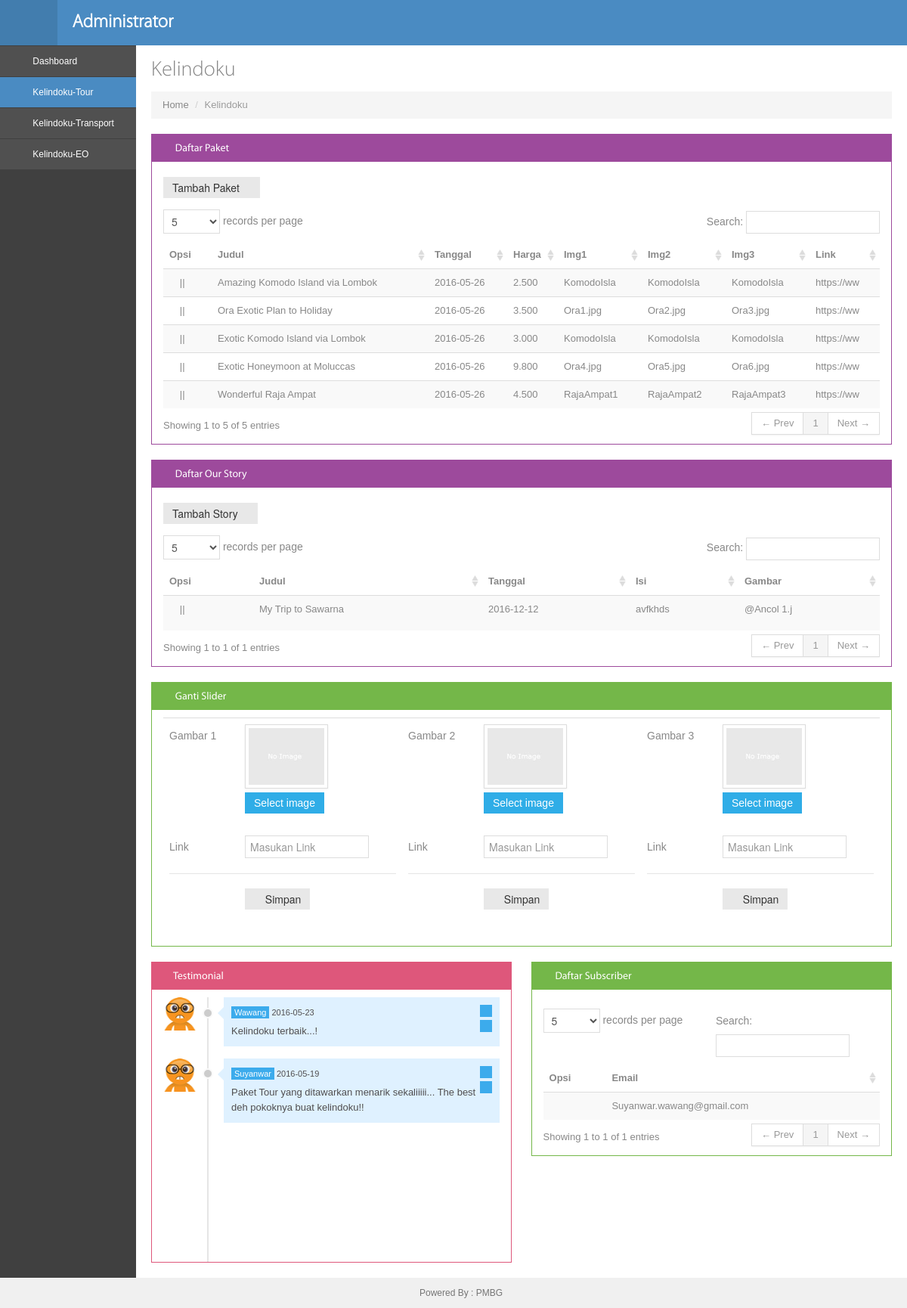
Page /administrator/article.php (signed in) on the committed database.
### tables this page shows
CREATE TABLE `article` (
  `article_id` int(11) NOT NULL,
  `judul` varchar(50) NOT NULL,
  `isi` text NOT NULL,
  `tanggal` date NOT NULL,
  `harga` float(10,3) NOT NULL,
  `fasilitas` text NOT NULL,
  `extras` text NOT NULL,
  `perkap` text NOT NULL,
  `rundown` text NOT NULL,
  `gambar1` varchar(50) NOT NULL,
  `gambar2` varchar(50) NOT NULL,
  `gambar3` varchar(50) NOT NULL,
  `link` varchar(100) NOT NULL
);

CREATE TABLE `story` (
  `story_id` int(11) NOT NULL,
  `judul` varchar(30) NOT NULL,
  `tanggal` date NOT NULL,
  `isi` text NOT NULL,
  `gambar` varchar(50) NOT NULL
);

CREATE TABLE `kritik_saran` (
  `isi_id` int(5) NOT NULL,
  `nama` varchar(50) NOT NULL,
  `isi` longtext NOT NULL,
  `email` varchar(50) NOT NULL,
  `tanggal` date NOT NULL,
  `enabled` tinyint(1) NOT NULL
);

CREATE TABLE `subscribers` (
  `id` int(11) NOT NULL,
  `email` varchar(100) NOT NULL
);

### administrator/article.php (the view, shortened to what this page needs)
<!DOCTYPE html>
<?php
include 'aksi_admin/session.php';
 ?>
<head>
<link href=assets/bootstrap/css/bootstrap.min.css rel=stylesheet />
<link href=assets/bootstrap/css/bootstrap-responsive.min.css rel=stylesheet />
<link href=assets/bootstrap/css/bootstrap-fileupload.css rel=stylesheet />
<link href=assets/font-awesome/css/font-awesome.css rel=stylesheet />
<link href=css/style.css rel=stylesheet />
<link href=css/style-responsive.css rel=stylesheet />
<link href=css/style-default.css rel=stylesheet id=style_color />
<link rel=stylesheet href=assets/data-tables/DT_bootstrap.css />
</head>
<body class=fixed-top>
<div id=header class="navbar navbar-inverse navbar-fixed-top">
<div class=navbar-inner>
<div class=container-fluid>
<div class="sidebar-toggle-box hidden-phone">
<div class=icon-reorder></div>
</div>
<a class=brand href=dashboard.php>
<h3 class=sub-menu>Administrator</h3>
</a>
<div id=top_menu class="nav notify-row">
<ul class="nav top-menu">
</ul>
</div>
<div class=top-nav>
<ul class="nav pull-right top-menu">
<li class="dropdown mtop5">
<a class="dropdown-toggle element" data-placement=bottom data-toggle=tooltip href=aksi_admin/aksi_logout.php data-original-title=Keluar>
<i class=icon-off></i>
</a>
</li>
</ul>
</div>
</div>
</div>
</div>
<div id=container class=row-fluid>
<div class=sidebar-scroll>
<div id=sidebar class="nav-collapse collapse">
<ul class=sidebar-menu>
<li class=sub-menu>
<a class href=dashboard.php>
<i class=icon-dashboard></i>
<span>Dashboard</span>
</a>
</li>
<li class="sub-menu active">
<a href=article.php class>
<i class=icon-book></i>
<span>Kelindoku-Tour</span>
</a>
</li>
<li class=sub-menu>
<a href=mobil.php class>
<i class=icon-plane></i>
<span>Kelindoku-Transport</span>
</a>
</li>
<li class=sub-menu>
<a href=eo.php class>
<i class=icon-camera></i>
<span>Kelindoku-EO</span>
</a>
</li>
</ul>
</div>
</div>
</div>
<div id=main-content>
<div class=container-fluid>
<div class=row-fluid>
<div class=span12>
<h3 class=page-title>
Kelindoku
</h3>
<ul class=breadcrumb>
<li>
<a href=dashboard.php>Home</a>
<span class=divider>/</span>
</li>
<li class=active>
Kelindoku
</li>
</ul>
</div>
</div>
<div class=row-fluid>
<div class=span12>
<div class="widget purple">
<div class=widget-title>
<h4><i class=icon-reorder></i> Daftar Paket</h4>
<span class=tools>
<a href=javascript: class=icon-chevron-down></a>
</span>
</div>
<div class=widget-body>
<div>
<div class=clearfix>
<a href=tambah_posting/tambah_article.php>
<div class=btn-group>
<button class="btn green">
Tambah Paket <i class=icon-plus></i>
</button>
</div>
</a>
<div class=space15></div><div style=overflow-x:auto;overflow-y:hidden>
<table class="table table-striped table-hover" id=editable-sample>
<thead>
<tr>
<th>Opsi</th>
<th>Judul</th>
<th>Tanggal</th>
<th>Harga</th>
<th>Img1</th>
<th>Img2</th>
<th>Img3</th>
<th>Link</th>
</tr>
</thead>
<tbody>
<?php
                                     $sql = mysqli_query($connection, "SELECT * FROM article ORDER BY article_id DESC");
                    while ($data = mysqli_fetch_array($sql)){
                      $harga = $data['harga'];
                      $img1 = $data['gambar1'];
                      $img2 = $data['gambar2'];
                      $img3 = $data['gambar3'];
                      $link = $data['link'];
                      $A2=substr($harga, 0, 10);
                      $A7=substr($img1, 0, 10);
                      $A8=substr($img2, 0, 10);
                      $A9=substr($img3, 0, 10);
                      $A3=substr($link, 0, 10);
                    ?>
<tr class>
<td><a href="edit_posting/edit_article.php?id=<?php echo $data['article_id']; ?>"><b class=icon-pencil></b></a> ||
<a href="aksi_admin/aksi_hapus_article.php?id=<?php echo $data['article_id'];?>"><b class=icon-trash></b></a></td>
<td><?php echo $data['judul']; ?></td>
<td><?php echo $data['tanggal']; ?></td>
<td><?php echo $A2; ?></td>
<td><?php echo $A7; ?></td>
<td><?php echo $A8; ?></td>
<td><?php echo $A9; ?></td>
<td><?php echo $A3; ?></td>
</tr>
<?php
                    }
                    ?>
</tbody>
</table></div>
</div>
</div>
</div>
</div>
</div>
</div>
<div class=row-fluid>
<div class=span12>
<div class="widget purple">
<div class=widget-title>
<h4><i class=icon-reorder></i> Daftar Our Story</h4>
<span class=tools>
<a href=javascript: class=icon-chevron-down></a>
</span>
</div>
<div class=widget-body>
<div>
<div class=clearfix>
<a href=tambah_posting/tambah_tips.php>
<div class=btn-group>
<button class="btn green">
Tambah Story <i class=icon-plus></i>
</button>
</div>
</a>
<div class=space15></div><div style=overflow-x:auto;overflow-y:hidden>
<table class="table table-striped table-hover" id=editable-sample1>
<thead>
<tr>
<th>Opsi</th>
<th>Judul</th>
<th>Tanggal</th>
<th>Isi</th>
<th>Gambar</th>
</tr>
</thead>
<tbody>
<?php
                                     $query1 = mysqli_query($connection, "SELECT * FROM story ORDER BY story_id DESC");
                    while ($data = mysqli_fetch_array($query1)){
                      $isi = $data['isi'];
                      $potong_text=substr($isi, 0, 10);
                      $isi2 = $data['gambar'];
                      $potong_text2=substr($isi2, 0, 10);
                    ?>
<tr class>
<td><a href="edit_posting/edit_tips.php?id=<?php echo $data['story_id']; ?>"><b class=icon-pencil></b></a> ||
<a href="aksi_admin/aksi_hapus_tips.php?id=<?php echo $data['story_id'];?>"><b class=icon-trash></b></a></td>
<td><?php echo $data['judul']; ?></td>
<td><?php echo $data['tanggal']; ?></td>
<td><?php echo $potong_text; ?></td>
<td><?php echo $potong_text2; ?></td>
</tr>
<?php
                    }
                    ?>
</tbody>
</table></div>
</div>
</div>
</div>
</div>
</div>
</div>
<div class=row-fluid>
<div class=span12>
<div class="widget green">
<div class=widget-title>
<h4><i class=icon-reorder></i> Ganti Slider</h4>
<span class=tools>
<a href=javascript: class=icon-chevron-down></a>
</span>
</div>
<div class=widget-body><div style=overflow-x:auto;overflow-y:hidden><table class=table>
<td>
<form name=ganti_slider action=aksi_admin/aksi_ganti_slider.php class=form-horizontal method=POST enctype=multipart/form-data>
<div class=control-group>
<label class=control-label>Gambar 1</label>
<div class=controls>
<div class="fileupload fileupload-new" data-provides=fileupload>
<div class="fileupload-new thumbnail" style=width:100px;height:75px><img src=img/demoUpload.jpg alt /></div>
<div>
<span class="btn btn-file btn-primary">
<span class=fileupload-new>Select image</span>
</span>
</div>
</div>
</div>
</div>
<label class=control-label>Link</label>
<div class=controls>
<input type=text placeholder="Masukan Link" class=input-medium name=link />
</div>
<div class=form-actions>
<button type=submit name=simpan class="btn blue"><i class=icon-ok></i> Simpan</button>
</div>
</form></td><td>
<form name=ganti_slider action=aksi_admin/aksi_ganti_slider.php class=form-horizontal method=POST enctype=multipart/form-data>
<div class=control-group>
<label class=control-label>Gambar 2</label>
<div class=controls>
<div class="fileupload fileupload-new" data-provides=fileupload>
<div class="fileupload-new thumbnail" style=width:100px;height:75px><img src=img/demoUpload.jpg alt /></div>
<div>
<span class="btn btn-file btn-primary">
<span class=fileupload-new>Select image</span>
</span>
</div>
</div>
</div>
</div>
<label class=control-label>Link</label>
<div class=controls>
<input type=text placeholder="Masukan Link" class=input-medium name=link />
</div>
<div class=form-actions>
<button type=submit name=simpan class="btn blue"><i class=icon-ok></i> Simpan</button>
</div>
</form></td><td>
<form name=ganti_slider action=aksi_admin/aksi_ganti_slider.php class=form-horizontal method=POST enctype=multipart/form-data>
<div class=control-group>
<label class=control-label>Gambar 3</label>
<div class=controls>
<div class="fileupload fileupload-new" data-provides=fileupload>
<div class="fileupload-new thumbnail" style=width:100px;height:75px><img src=img/demoUpload.jpg alt /></div>
<div>
<span class="btn btn-file btn-primary">
<span class=fileupload-new>Select image</span>
</span>
</div>
</div>
</div>
</div>
<label class=control-label>Link</label>
<div class=controls>
<input type=text placeholder="Masukan Link" class=input-medium name=link />
</div>
<div class=form-actions>
<button type=submit name=simpan class="btn blue"><i class=icon-ok></i> Simpan</button>
</div>
</form></td>
</table></div></div>
</div>
</div>
</div>
<div class=row-fluid>
<div class=span6>
<div class="widget red scr">
<div class="widget-title scrol">
<h4><i class=icon-comments-alt></i>Testimonial</h4>
<span class=tools>
<a href=javascript: class=icon-chevron-down></a>
</span>
</div>
<div class=widget-body>
<div class="timeline-messages scroll">
<?php
                                     $query = mysqli_query($connection, "SELECT * FROM kritik_saran ORDER BY isi_id DESC", MYSQLI_USE_RESULT);
                    while ($data = mysqli_fetch_array($query, MYSQLI_BOTH)){
                    ?>
<div class=msg-time-chat>
<a class=message-img href=#><img alt src=img/emo.png class=avatar></a>
<div class="message-body msg-out">
<span class=arrow></span>
<div class=text>
<p class=attribution><a href=#><?php echo $data['nama'] ?></a> <?php echo $data['tanggal'] ?>
<a class="hapus-a hapus" href="aksi_admin/aksi_hapus_kritik_saran.php?id=<?php echo $data['isi_id'];?>"><b class="icon-trash hapus"></b> </a><br />
<a class="hapus-a hapus" href="aksi_admin/aksi_aktif_kritik_saran.php?id=<?php echo $data['isi_id'];?>"><b class="icon-pencil hapus"></b> </a>
</p>
<p><?php echo $data['isi']?></p>
</div>
</div>
</div>
<?php
                    }
                    ?>
</div>
</div>
</div>
</div>
<div class=span6>
<div class="widget green">
<div class=widget-title>
<h4><i class=icon-reorder></i> Daftar Subscriber</h4>
<span class=tools>
<a href=javascript: class=icon-chevron-down></a>
</span>
</div>
<div class=widget-body>
<div>
<div class=space15></div><div style=overflow-x:auto;overflow-y:hidden>
<table class="table table-striped table-hover" id=editable-sample2>
<thead>
<tr>
<th>Opsi</th>
<th>Email</th>
</tr>
</thead>
<?php
                                     $query2 = mysqli_query($connection, "SELECT * FROM subscribers ORDER BY id DESC");
                    while ($subscribe = mysqli_fetch_array($query2)){
                    ?>
<tr class>
<td><a href="aksi_admin/aksi_hapus_subscribers.php?id=<?php echo $subscribe['id'];?>"><b class=icon-trash></b></a></td>
<td><?php echo $subscribe['email']; ?></td>
</tr>
<?php
                    }
                    ?>
</table></div>
</div>
</div>
</div>
</div>
</div>
</div>
</div>
<div id=footer>
Powered By : PMBG
</div>
</body>
</html>

### administrator/css/style-responsive.css (style rules this page uses)
@media (min-width: 980px) { #sidebar { position: absolute; width: 180px; } }
@media (min-width: 980px) { #sidebar ul { margin-top:1px !important; width: 100%; } }
@media (min-width: 980px) { #main-content { margin-top: 0px !important; } }
@media (min-width: 980px) { .fixed-top #main-content { margin-top: 20px; } }

### administrator/css/style-default.css (style rules this page uses)
body { color: #888888; }
a, a:hover { text-shadow: none !important; color: #4a8bc2; }
#header.navbar-inverse .navbar-inner { background-color: #4a8bc2; background-image: -moz-linear-gradient(top, #4a8bc2, #4a8bc2); background-image: -webkit-gradient(linear, 0 0, 0 100%, from(#4a8bc2), to(#4a8bc2)); background-image: -webkit-linear-gradient(top, #4a8bc2, #4a8bc2); background-image: -o-linear-gradient(top, #4a8bc2, #4a8bc2); background-image: linear-gradient(to bottom, #4a8bc2, #4a8bc2); background-repeat: repeat-x; border-color: #4a8bc2; color: #fff; filter: progid:DXImageTransform.Microsoft.gradient(startColorstr='#ff4a8bc2', endColorstr='#ff4a8bc2', GradientType=0); }
.sidebar-toggle-box { background: #427dae; color: #fff; }
#sidebar > ul > li > a { color: #fff !important; }
#sidebar > ul > li a i { color: #fff !important; display: inline-block; }
#sidebar > ul > li.active > a, #sidebar > ul > li >a:hover, #sidebar > ul > li:hover>a { background: #4a8bc2; }

### rows in the picture
article: judul "Amazing Komodo Island via Lombok", tanggal "2016-05-26", harga "2.500", gambar1 "KomodoIsla", gambar2 "KomodoIsla", gambar3 "KomodoIsla", link "https://ww"
article: judul "Ora Exotic Plan to Holiday", tanggal "2016-05-26", harga "3.500", gambar1 "Ora1.jpg", gambar2 "Ora2.jpg", gambar3 "Ora3.jpg", link "https://ww"
article: judul "Exotic Komodo Island via Lombok", tanggal "2016-05-26", harga "3.000", gambar1 "KomodoIsla", gambar2 "KomodoIsla", gambar3 "KomodoIsla", link "https://ww"
article: judul "Exotic Honeymoon at Moluccas", tanggal "2016-05-26", harga "9.800", gambar1 "Ora4.jpg", gambar2 "Ora5.jpg", gambar3 "Ora6.jpg", link "https://ww"
article: judul "Wonderful Raja Ampat", tanggal "2016-05-26", harga "4.500", gambar1 "RajaAmpat1", gambar2 "RajaAmpat2", gambar3 "RajaAmpat3", link "https://ww"
story: judul "My Trip to Sawarna", tanggal "2016-12-12", isi "avfkhds", gambar "@Ancol 1.j"
kritik_saran: nama "Wawang", tanggal "2016-05-23", isi "Kelindoku terbaik...!"
kritik_saran: nama "Suyanwar", tanggal "2016-05-19", isi "Paket Tour yang ditawarkan menarik sekaliiiii... The best deh pokoknya buat kelindoku!!"
subscribers: email "Suyanwar.wawang@gmail.com"
